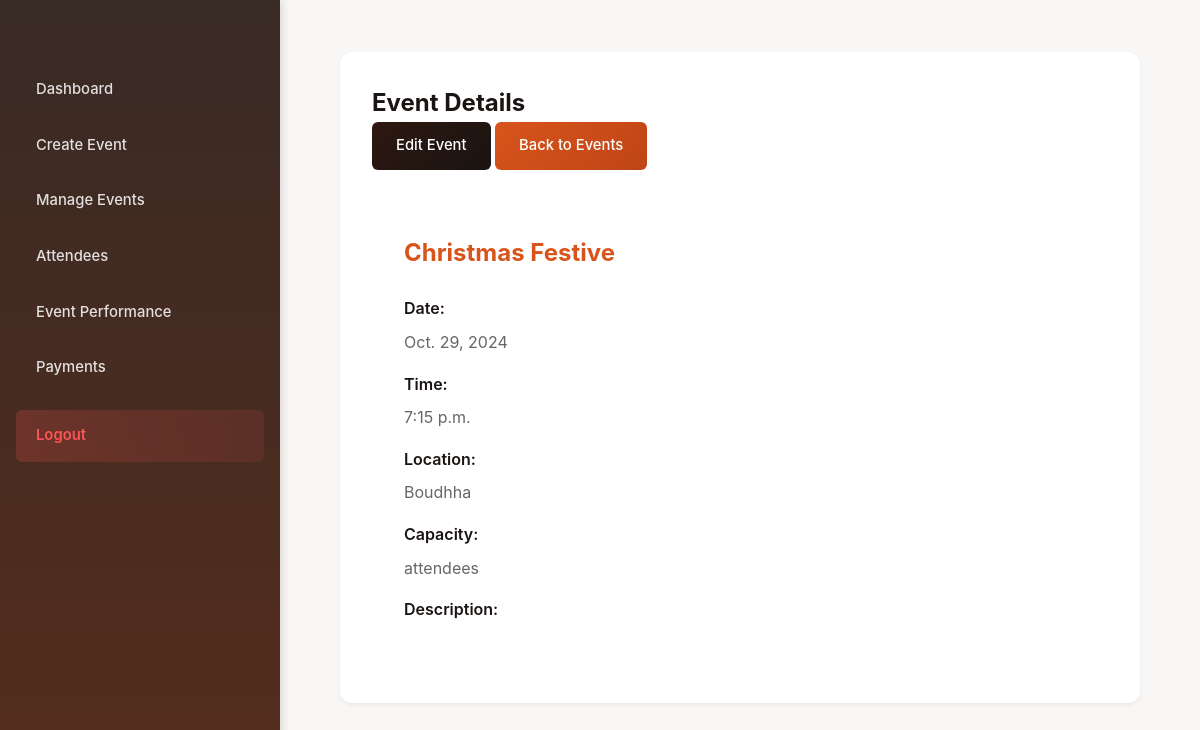
The page /events/11/view/ (signed in) on the database its author committed.
### myApp/models.py (models this page shows, shortened)
class Event(models.Model):
    name=models.CharField(max_length=50)
    desc=models.CharField(max_length=50)
    img = models.ImageField(upload_to='myProject/pic/pic/')
    date = models.DateField(default=timezone.now)
    time = models.TimeField(default=timezone.now)
    location = models.CharField(max_length=255, default='Unknown')
    ticket_template = models.ImageField(upload_to='myProject/pic/pic/', blank=True, null=True)
    number_of_tickets = models.PositiveIntegerField(null=True, blank=True)  # New field for tickets available
    booked_tickets = models.IntegerField(default=0)
    ticket_price = models.DecimalField(max_digits=10, decimal_places=2, null=True, blank=True)  # New field for ticket price
    organizer = models.ForeignKey(User, on_delete=models.CASCADE,default=1)  # Link to user who submits
    approved = models.BooleanField(default=False)  # Admin approval flag
    is_free = models.BooleanField(default=False)
    latitude = models.FloatField(null=True, blank=True)  # New field for latitude
    longitude = models.FloatField(null=True, blank=True)  # New field for longitude

### myApp/views.py (the view)
# urls.py: path('events/<int:event_id>/view/', views.view_event, name='view_event'),
def view_event(request, event_id):
    event = get_object_or_404(Event, id=event_id, organizer=request.user)
    return render(request, 'events/view_event.html', {'event': event})

### myApp/templates/myApp/events/view_event.html (shortened to what this page needs)
{% extends 'base_organizer.html' %}
{% load static %}
{% block content %}
<div class="event-detail">
    <div class="section-header">
        <h2>Event Details</h2>
        <div class="header-actions">
            <a href="{% url 'edit_event' event.id %}" class="btn btn-secondary">Edit Event</a>
            <a href="{% url 'manageevent' %}" class="btn btn-primary">Back to Events</a>
        </div>
    </div>
    <div class="event-card">
        <div class="event-info">
            <h3>{{ event.name }}</h3>
            <div class="info-group">
                <label>Date:</label>
                <span>{{ event.date }}</span>
            </div>
            <div class="info-group">
                <label>Time:</label>
                <span>{{ event.time }}</span>
            </div>
            <div class="info-group">
                <label>Location:</label>
                <span>{{ event.location }}</span>
            </div>
            <div class="info-group">
                <label>Capacity:</label>
                <span>{{ event.capacity }} attendees</span>
            </div>
            <div class="info-group">
                <label>Description:</label>
            </div>
        </div>
    </div>
</div>
{% endblock %}

### myApp/static/css/styles.css (style rules this page uses)
body { font-family: Arial, sans-serif; background-color: #f8f9fa; margin: 0; padding: 20px; }

### myApp/templates/myApp/events/view_event.html (style rules this page uses)
.event-detail { padding: 2rem; background: white; border-radius: 12px; box-shadow: 0 2px 4px rgba(26, 20, 18, 0.06); }
.event-card { background: white; border-radius: 8px; overflow: hidden; margin-top: 2rem; }
.event-info { padding: 2rem; }
.event-info h3 { color: #d8541b; font-size: 1.5rem; margin-bottom: 1.5rem; }
.info-group { margin-bottom: 1rem; }
.info-group label { font-weight: 600; color: #1a1412; display: block; margin-bottom: 0.5rem; }
.info-group span, .info-group p { color: #666; line-height: 1.6; }

### myApp/templates/myApp/base_organizer.html (style rules this page uses)
* { margin: 0; padding: 0; box-sizing: border-box; font-family: 'Inter', system-ui, -apple-system, sans-serif; }
body { background-color: #f8f7f6; color: #1a1412; line-height: 1.6; -webkit-font-smoothing: antialiased; }
.btn { padding: 0.75rem 1.5rem; border-radius: 6px; text-decoration: none; transition: all 0.2s ease; border: none; cursor: pointer; font-weight: 500; font-size: 0.925rem; display: inline-flex; align-items: center; justify-content: center; gap: 0.5rem; }
.btn-primary { background: linear-gradient(135deg, #d8541b 0%, #bf4516 100%); color: white; }
.btn-secondary { background: linear-gradient(135deg, #2d1810 0%, #1a1412 100%); color: #fff; }

### rows shown on the page
Event: name "Christmas Festive", date "Oct. 29, 2024", time "7:15 p.m.", location "Boudhha"
